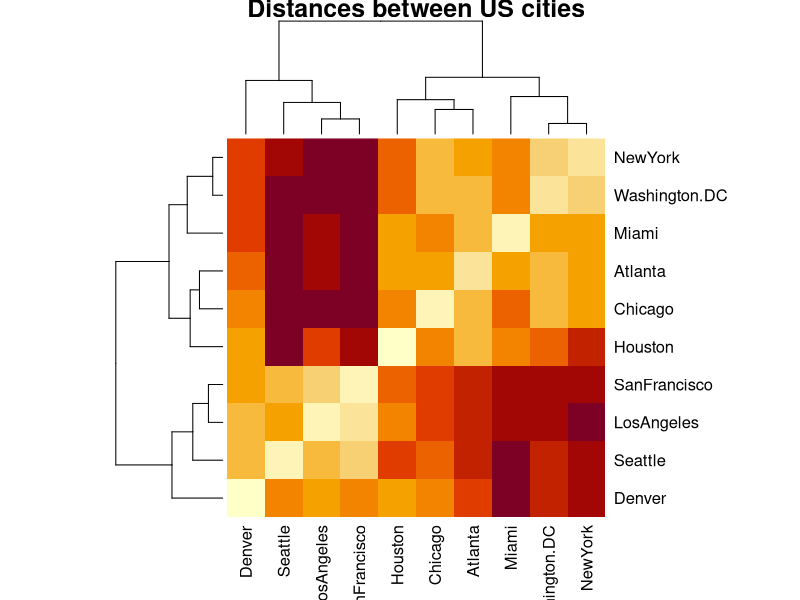
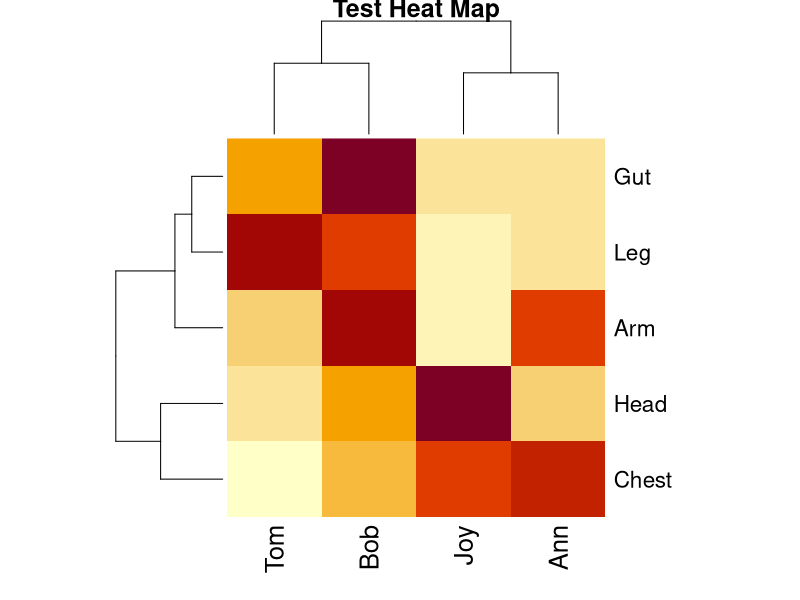

Write R code to recreate these figures, in order.
#!/usr/bin/env Rscript
# this script does what?
library(ggplot2)
library(Cairo)

# heatmaps can be as simple as:
x0 = data.matrix(UScitiesD, rownames.force = TRUE)
CairoPNG("fname0.png", 800, 800)
heatmap(x0, main = "Distances between US cities")
dev.off()
# as is, there a problem, perhaps its integers values?



ds = data.frame(rnorm(5, 50, 20),rnorm(5, 50, 20),rnorm(5, 50, 20),rnorm(5, 50, 20))
rn = c("Arm","Leg","Chest","Gut","Head")
cn = c("Ann","Bob","Tom","Joy")
x = data.matrix(ds, rownames.force = FALSE)

CairoPNG("fname2.png", 800, 800)
heatmap(x, labRow=rn, labCol=cn, main = "Test Heat Map")
dev.off()
